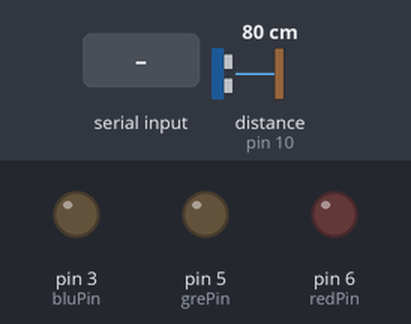
The sketch below on a simulated Arduino Uno, built with avr-gcc and run on an emulated ATmega328P. Shown: output pins drawn as LEDs (lit = HIGH). Wiring (inferred from the names in the program): ultrasonic range finder: trigger pin 9; echo pin 10. The inputs (shaded band) are chosen by the test bench; at power-on: distance to the obstacle (sensor on pin 10) 80 cm. The echo pulse lasts 58.3 µs per cm; pins used as bus, display or sensor lines are not drawn; what the sketch prints to the serial monitor is not drawn.

Above: at 1.2 s.
1.3 s: "1\n" received over Serial
At 2.7 s:
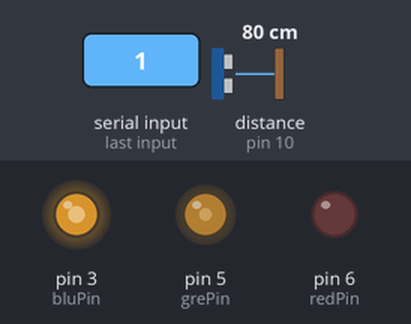
3.8 s: distance to the obstacle (sensor on pin 10) set to 9 cm
At 4.8 s:
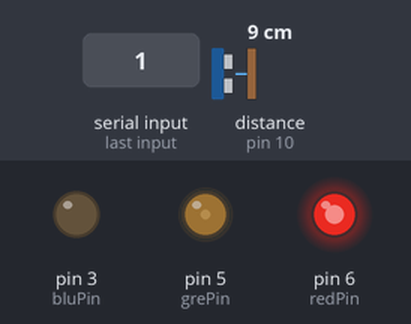
6.8 s: distance to the obstacle (sensor on pin 10) set to 2 cm
At 7.2 s:
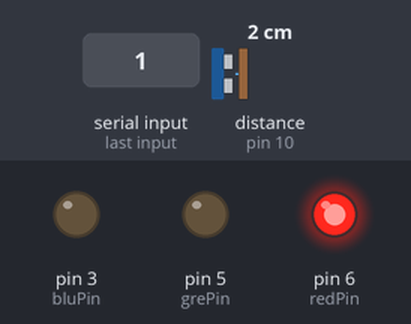
8.3 s: distance to the obstacle (sensor on pin 10) set to 4 cm
9.8 s: distance to the obstacle (sensor on pin 10) set to 7 cm
At 10.8 s:
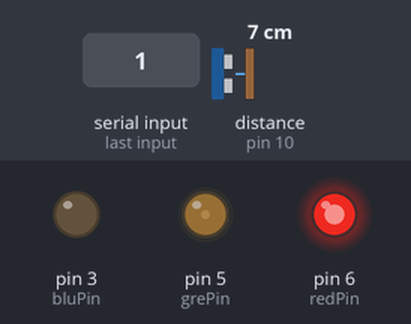
11.3 s: distance to the obstacle (sensor on pin 10) set to 18 cm
At 11.9 s:
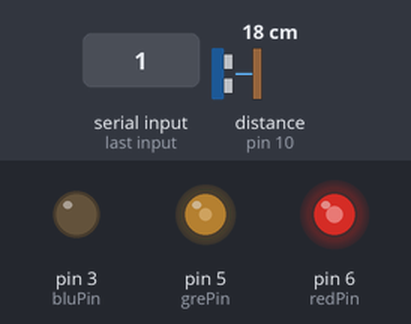
Timing chart, 0 to 13.8 s (numbered marks = the images above; inputs shaded):
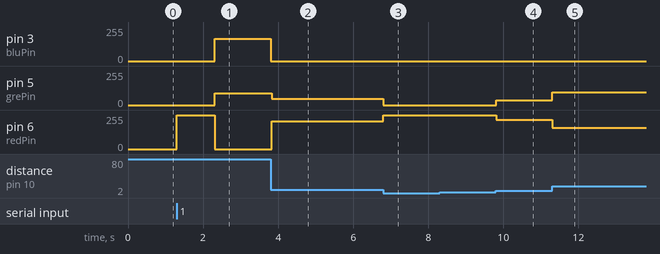

The sketch:

ultrasonic.ino
```cpp
/*
* Ultrasonic Sensor HC-SR04 and Arduino Tutorial
*/
// defines pins numbers
const int trigPin = 9;
const int echoPin = 10;
const int redPin = 6;
const int grePin = 5;
const int bluPin = 3;
// defines variables
long duration;
int distance;
int prendido=0;
int maxset=1000;

void setup() {

    pinMode(trigPin, OUTPUT); // Sets the trigPin as an Output
    pinMode(echoPin, INPUT); // Sets the echoPin as an Input
    pinMode(redPin, OUTPUT); // Sets the ledPin as an Output
    pinMode(grePin, OUTPUT); // Sets the ledPin as an Output
    pinMode(bluPin, OUTPUT); // Sets the ledPin as an Output
    Serial.begin(9600); // Starts the serial communication

}
void loop() {
    if (Serial.available()) {
        int state = Serial.parseInt();
        if (state == 1) {
            prendido = 1;
            setColor(255, 0, 0);
            // digitalWrite(ledPin, HIGH);
        }
        if (state == 2) {
            prendido = 0;
            setColor(0, 0, 0);
            // digitalWrite(ledPin, LOW);
        }
    } else {
        // Clears the trigPin
        digitalWrite(trigPin, LOW);
        delayMicroseconds(2);

        // Sets the trigPin on HIGH state for 10 micro seconds
        digitalWrite(trigPin, HIGH);
        delayMicroseconds(10);
        digitalWrite(trigPin, LOW);

        // Reads the echoPin, returns the sound wave travel time in microseconds
        duration = pulseIn(echoPin, HIGH);

        // Calculating the distance
        // distance= duration*0.034/2; //cm
        distance= duration*0.34/2; //mm
        if (prendido==1 && distance<maxset) {
          if (distance<50) {
              setRGB(50,maxset,maxset);
          } else {
              setRGB(50,maxset,maxset-distance);
          }
          // setColor(distance, 255-distance, 0);
        }
        // Prints the distance on the Serial Monitor
        // Serial.print("Distance: ");
        if (distance<800) {
            Serial.println(distance);
        }
    }
}

void setRGB(float minimum, float maximum, int value) {
    float ratio = 2 * (value-minimum) / (maximum - minimum);
    int b = 255*(1 - ratio);
    if (b<0) {
      b=0;
    }
    int r = 255*(ratio - 1);
    if (r<0) {
      r=0;
    }
    int g = 255 - b - r;
    setColor(r,g,b);
    // return r, g, b
}
void setColor(int red, int green, int blue)
{
  #ifdef COMMON_ANODE
    red = 255 - red;
    green = 255 - green;
    blue = 255 - blue;
  #endif
  analogWrite(redPin, red);
  analogWrite(grePin, green);
  analogWrite(bluPin, blue);
}
```

Measured:
- after the input at 1.3 s, pin 3 (bluPin): 0/255 → 168/255 after 1.0 s; pin 5 (grePin): 0/255 → 87/255 after 1.0 s; pin 6 (redPin): 0/255 → 255/255 at once, → 0/255 1.0 s later
- after the input at 3.8 s, pin 3 (bluPin): 168/255 → 0/255 at once; pin 5 (grePin): 87/255 → 47/255 at once; pin 6 (redPin): 0/255 → 208/255 at once
- after the input at 6.8 s, pin 5 (grePin): 47/255 → 0/255 at once; pin 6 (redPin): 208/255 → 255/255 at once
- after the input at 9.8 s, pin 5 (grePin): 0/255 → 36/255 at once; pin 6 (redPin): 255/255 → 219/255 at once
- after the input at 11.3 s, pin 5 (grePin): 36/255 → 94/255 at once; pin 6 (redPin): 219/255 → 161/255 at once
